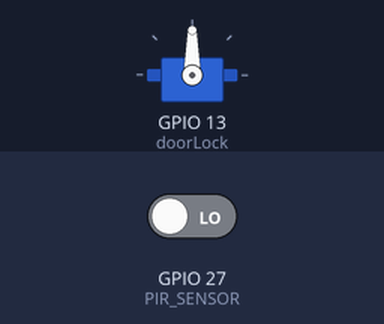
Bench run of a program on a simulated ESP32. On the bench: servo. The inputs (shaded band) are chosen by the test bench; at power-on: GPIO 27 (PIR_SENSOR) LOW. WiFi joins after 1.5 s; servers stay silent unless stated; web services answer with replies made up by the test bench; what the program prints to the serial monitor is not drawn.

Above: at 3.2 s.
3.3 s: GPIO 27 (PIR_SENSOR) driven HIGH
At 3.6 s:
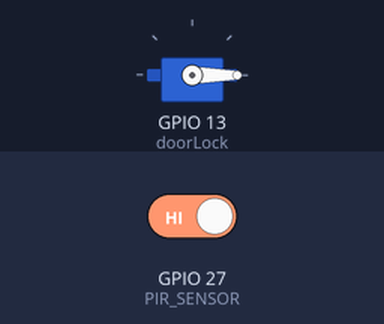
4.8 s: GPIO 27 (PIR_SENSOR) driven LOW
Timing chart, 0 to 7.8 s (numbered marks = the images above; inputs shaded):
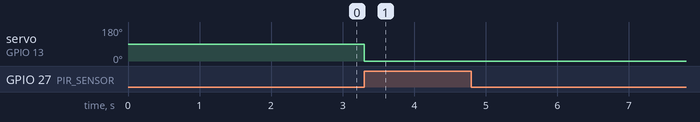

Measured:
- after the input at 3.3 s, servo on GPIO 13 (doorLock): 90° → 0° at once
- after the input at 4.8 s, every drawn part: stays the same

The program:

main.cpp
```cpp
#define BLYNK_TEMPLATE_ID "TMPL3T_wV7wcs"
#define BLYNK_TEMPLATE_NAME "Classroom DoorLock"

#include <WiFi.h>
#include <BlynkSimpleEsp32.h>
#include <ESP32Servo.h>
#include <HTTPClient.h>  // Needed for ThingSpeak

// WiFi & Blynk Credentials
char ssid[] = "Wokwi-GUEST";
char pass[] = "";
char auth[] = "rpkkI5CXG6nLgdFXyGKeptVwfEc1JLlH";

// ThingSpeak Settings
String apiKey = "AEYYDU3LAJ87PEX6";
String server = "http://api.thingspeak.com/update";

Servo doorLock; // Servo object
bool isLocked = true;

#define BLYNK_UNLOCK V1
#define BLYNK_LOCK V2
#define BLYNK_STATUS V3
#define BLYNK_PIR V4  // PIR Sensor Virtual Pin

#define PIR_SENSOR 27  // PIR Sensor GPIO Pin
bool motionDetected = false;

void sendToThingSpeak(bool lockStatus, bool motion) {
  HTTPClient http;
  String url = server + "?api_key=" + apiKey +
               "&field1=" + (lockStatus ? "1" : "0") +
               "&field2=" + (motion ? "1" : "0");  // Sending PIR status too

  http.begin(url);
  int httpCode = http.GET();

  if (httpCode > 0) {
    Serial.println("✅ Data Sent to ThingSpeak!");
  } else {
    Serial.println("❌ ThingSpeak Error: " + String(http.errorToString(httpCode).c_str()));
  }

  http.end();
}

void setup() {
  Serial.begin(115200);
  WiFi.begin(ssid, pass);

  pinMode(PIR_SENSOR, INPUT);  // Set PIR sensor pin as input

  while (WiFi.status() != WL_CONNECTED) {
    delay(500);
    Serial.print(".");
  }
  Serial.println("\n✅ WiFi Connected!");

  Blynk.begin(auth, ssid, pass);

  doorLock.attach(13);  // Attach servo to GPIO 13
  doorLock.write(90);   // Start in locked position
  Serial.println("🔒 System Ready: Door Locked");

  sendToThingSpeak(isLocked, motionDetected);
  Blynk.virtualWrite(BLYNK_STATUS, isLocked ? "Locked" : "Unlocked");
  Blynk.virtualWrite(BLYNK_PIR, motionDetected ? 1 : 0);
}

// Blynk Virtual Buttons
BLYNK_WRITE(BLYNK_UNLOCK) {
  isLocked = false;
  doorLock.write(0);  // Unlock
  Serial.println("🔓 Door Unlocked via Blynk");

  sendToThingSpeak(isLocked, motionDetected);
  Blynk.virtualWrite(BLYNK_STATUS, isLocked ? "Locked" : "Unlocked");
}

BLYNK_WRITE(BLYNK_LOCK) {
  isLocked = true;
  doorLock.write(90);  // Lock
  Serial.println("🔒 Door Locked via Blynk");

  sendToThingSpeak(isLocked, motionDetected);
  Blynk.virtualWrite(BLYNK_STATUS, isLocked ? "Locked" : "Unlocked");
}

// PIR Sensor Motion Detection
void loop() {
  Blynk.run();

  int pirValue = digitalRead(PIR_SENSOR);
  if (pirValue == HIGH && !motionDetected) {
    motionDetected = true;
    Serial.println("🚶 Motion Detected! Unlocking door...");

    isLocked = false;
    doorLock.write(0);  // Unlock the door
    sendToThingSpeak(isLocked, motionDetected);

    Blynk.virtualWrite(BLYNK_STATUS, "Unlocked");
    Blynk.virtualWrite(BLYNK_PIR, 1);
  }
  else if (pirValue == LOW && motionDetected) {
    motionDetected = false;
    Serial.println("🏠 No Motion Detected.");

    Blynk.virtualWrite(BLYNK_PIR, 0);
  }
}

// Blynk Read Function (Request from App)
BLYNK_READ(BLYNK_STATUS) {
  Blynk.virtualWrite(BLYNK_STATUS, isLocked ? "Locked" : "Unlocked");
}

BLYNK_READ(BLYNK_PIR) {
  Blynk.virtualWrite(BLYNK_PIR, motionDetected ? 1 : 0);
}
```
